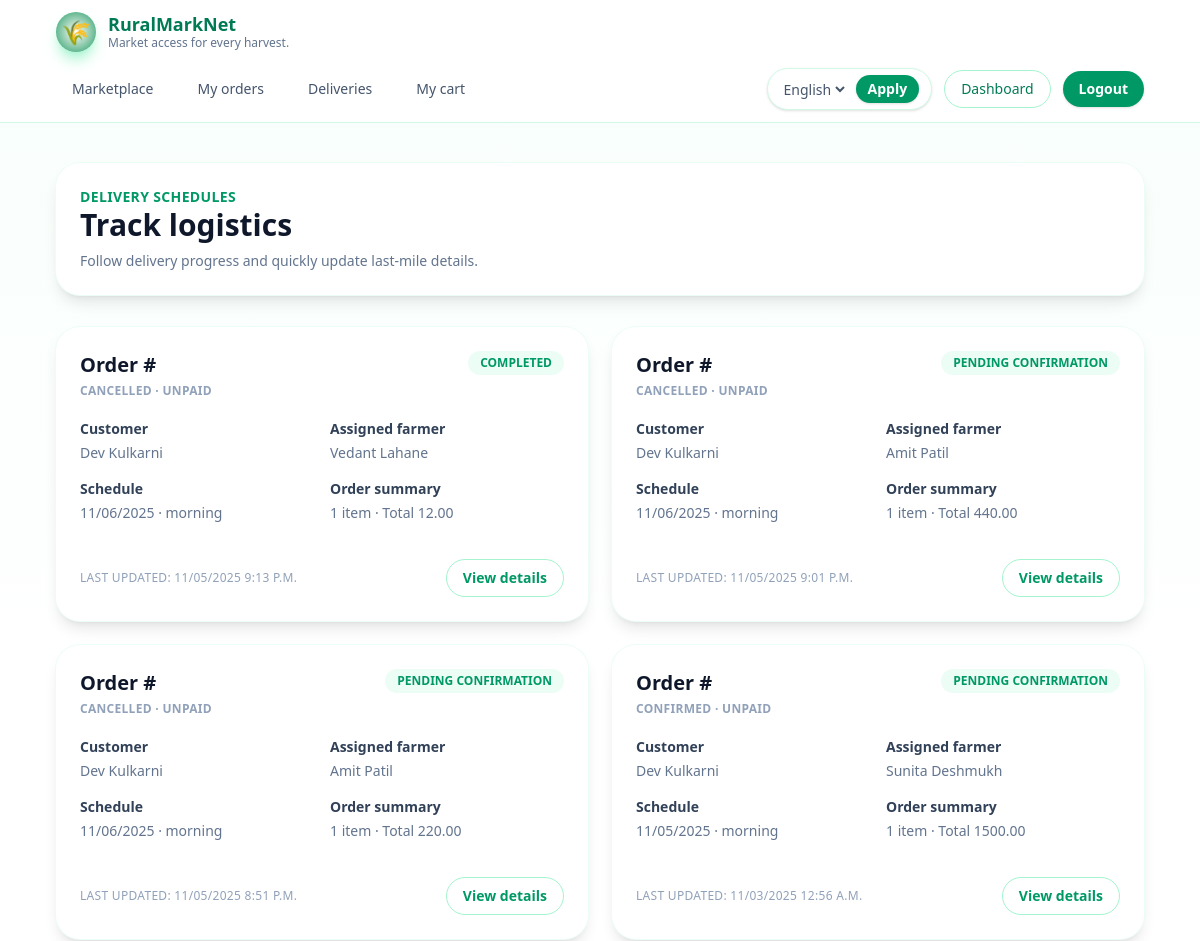
Before: /deliveries/ (signed in, upper part) with the older database file.
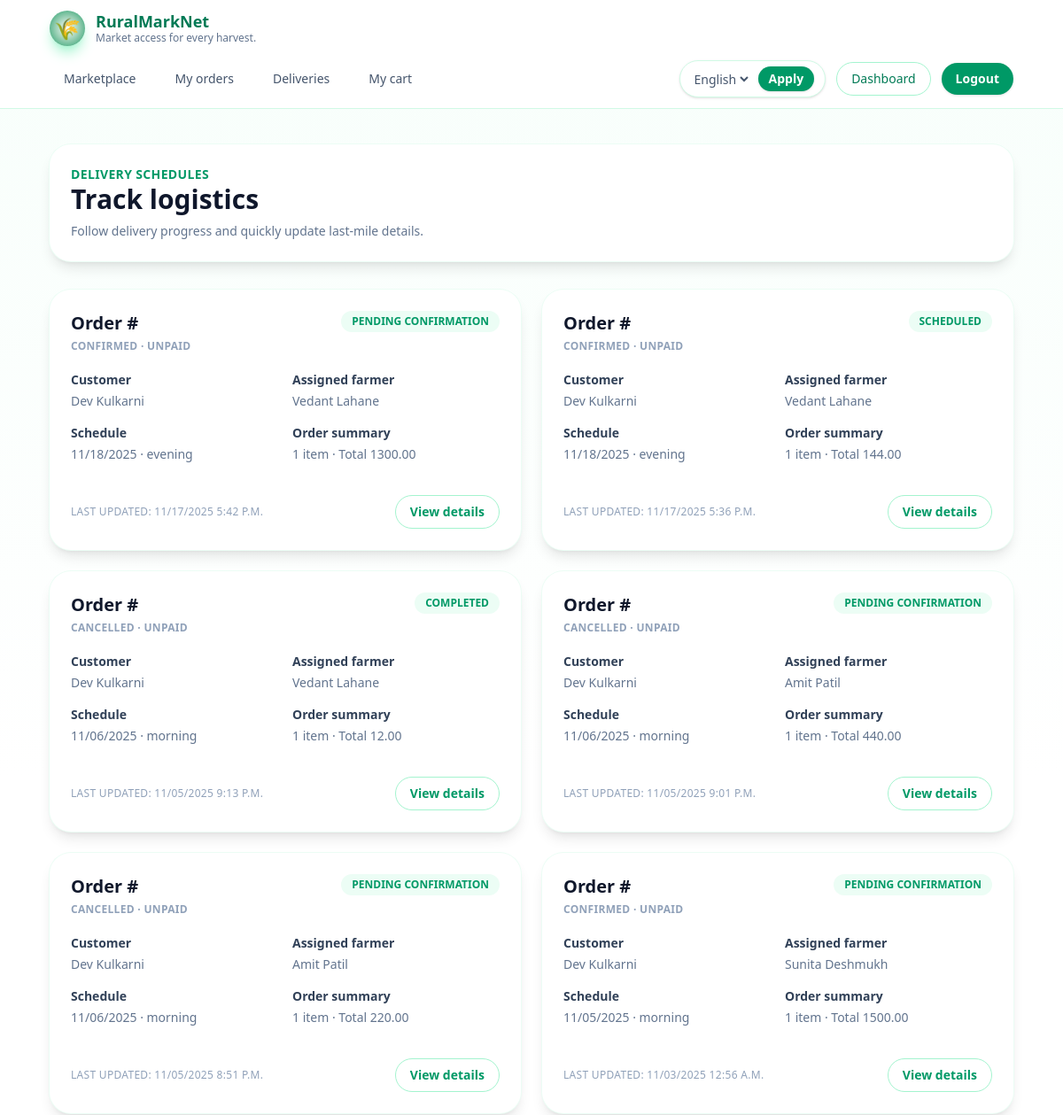
After: the same page with the newer database file.
### deliveries/models.py (models this page shows, shortened)
class Delivery(models.Model):
    class Status(models.TextChoices):
        PENDING = "pending", _("Pending confirmation")
        SCHEDULED = "scheduled", _("Scheduled")
        IN_TRANSIT = "in_transit", _("In transit")
        COMPLETED = "completed", _("Completed")
        CANCELLED = "cancelled", _("Cancelled")
    order = models.OneToOneField(Order, on_delete=models.CASCADE, related_name="delivery")
    driver_name = models.CharField(max_length=120, blank=True)
    contact_number = models.CharField(max_length=20, blank=True)
    status = models.CharField(max_length=20, choices=Status.choices, default=Status.PENDING)
    assigned_farmer = models.ForeignKey(
        settings.AUTH_USER_MODEL,
        on_delete=models.SET_NULL,
        null=True,
        blank=True,
        related_name="deliveries",
    )
    updated_at = models.DateTimeField(auto_now=True)
    class Meta:
        ordering = ["-updated_at"]

### orders/models.py (models this page shows, shortened)
class Order(models.Model):
    class Status(models.TextChoices):
        CART = "cart", _("Cart")
        PENDING = "pending", _("Pending")
        CONFIRMED = "confirmed", _("Confirmed")
        SHIPPED = "shipped", _("Shipped")
        DELIVERED = "delivered", _("Delivered")
        CANCELLED = "cancelled", _("Cancelled")
    class PaymentStatus(models.TextChoices):
        UNPAID = "unpaid", _("Unpaid")
        PAID = "paid", _("Paid")
        REFUNDED = "refunded", _("Refunded")
        FAILED = "failed", _("Failed")
    customer = models.ForeignKey(
        settings.AUTH_USER_MODEL,
        on_delete=models.CASCADE,
        related_name="orders",
    )
    status = models.CharField(
        max_length=20, choices=Status.choices, default=Status.CART
    )
    payment_status = models.CharField(
        max_length=20, choices=PaymentStatus.choices, default=PaymentStatus.UNPAID
    )
    total_amount = models.DecimalField(max_digits=10, decimal_places=2, default=0)
    delivery_address = models.TextField(blank=True)
    scheduled_date = models.DateField(null=True, blank=True)
    scheduled_window = models.CharField(max_length=50, blank=True)
    notes = models.TextField(blank=True)
    created_at = models.DateTimeField(auto_now_add=True)
    updated_at = models.DateTimeField(auto_now=True)
    class Meta:
        ordering = ["-created_at"]

### accounts/models.py (models this page shows, shortened)
class User(AbstractUser):
    class Roles(models.TextChoices):
        FARMER = "farmer", _("Farmer")
        CUSTOMER = "customer", _("Customer")
        ADMIN = "admin", _("Administrator")
    PREFERRED_LANGUAGE_CHOICES = (
        ("en", _("English")),
        ("hi", _("Hindi")),
        ("mr", _("Marathi")),
    )
    role = models.CharField(
        max_length=20,
        choices=Roles.choices,
        default=Roles.CUSTOMER,
        help_text=_("Determines the level of access within the platform."),
    )
    phone_number = models.CharField(
        max_length=20,
        blank=True,
        help_text=_("Optional contact number for delivery coordination."),
    )
    preferred_language = models.CharField(
        max_length=8,
        choices=PREFERRED_LANGUAGE_CHOICES,
        default="en",
        help_text=_("Preferred language for the interface."),
    )
    address = models.TextField(blank=True)
    accepted_payment_methods = models.JSONField(
        default=None,
        blank=True,
        null=True,
        help_text=_("Payment method codes this farmer chooses to accept."),
    )
    email_verified = models.BooleanField(
        default=False,
        help_text=_("Indicates whether the user has confirmed their email address."),
    )
    @property
    def is_customer(self) -> bool:
        return self.role == self.Roles.CUSTOMER

### deliveries/views.py (the view)
# urls.py: path("", CustomerDeliveryListView.as_view(), name="list"),
class CustomerDeliveryListView(CustomerRequiredMixin, BaseDeliveryListView):
    detail_url_name = "deliveries:detail"
    def get_queryset(self):  # type: ignore[override]
        return (
            Delivery.objects.select_related("order", "assigned_farmer")
            .prefetch_related("order__items__product")
            .filter(order__customer=self.request.user)
            .exclude(status=Delivery.Status.CANCELLED)
            .order_by("-updated_at")
        )

### products/forms.py
class ProductFilterForm(forms.Form):
    search = forms.CharField(required=False, label=_("Search"))
    category = forms.ChoiceField(
        required=False,
        choices=[("", _("All categories"))] + list(Product.Categories.choices),
    )
    min_price = forms.DecimalField(required=False, min_value=0, label=_("Min price"))
    max_price = forms.DecimalField(required=False, min_value=0, label=_("Max price"))
    available = forms.BooleanField(required=False, initial=True, label=_("In stock"))

### accounts/mixins.py (called while the page is built)
    def test_func(self) -> bool:  # noqa: D401
        request = getattr(self, "request", None)
        user = getattr(request, "user", None)
        return bool(
            getattr(user, "is_authenticated", False)
            and getattr(user, "is_customer", False)
            and not getattr(user, "is_staff", False)
        )

### deliveries/views.py (called while the page is built)
    def get_context_data(self, **kwargs: Any) -> dict[str, Any]:  # type: ignore[override]
        context = super().get_context_data(**kwargs)
        context["detail_url_name"] = self.detail_url_name
        return context

### deliveries/templates/deliveries/delivery_list.html (shortened to what this page needs)
{% extends "base.html" %}
{% load i18n l10n %}
{% block content %}
<section class="space-y-8">
    <div class="rounded-3xl bg-white p-6 shadow-lg ring-1 ring-emerald-50">
        <p class="text-sm font-semibold uppercase tracking-wide text-emerald-600">{% trans "Delivery schedules" %}</p>
        <h1 class="text-3xl font-semibold text-slate-900">{% trans "Track logistics" %}</h1>
        <p class="mt-2 text-sm text-slate-500">{% trans "Follow delivery progress and quickly update last-mile details." %}</p>
    </div>
    {% if deliveries %}
        <div class="grid gap-6 md:grid-cols-2">
            {% for delivery in deliveries %}
                <article class="flex h-full flex-col gap-5 rounded-3xl bg-white p-6 shadow-lg ring-1 ring-emerald-50">
                    <div class="flex items-start justify-between gap-4">
                        <div>
                            <h2 class="text-xl font-semibold text-slate-900">{% blocktrans %}Order #{{ delivery.order_id }}{% endblocktrans %}</h2>
                            <p class="mt-1 text-xs font-semibold uppercase tracking-wide text-slate-400">
                                {{ delivery.order.get_status_display }} · {{ delivery.order.get_payment_status_display }}
                            </p>
                        </div>
                        <span class="rounded-full bg-emerald-50 px-3 py-1 text-xs font-semibold uppercase text-emerald-600">{{ delivery.get_status_display }}</span>
                    </div>
                    <dl class="grid gap-4 text-sm text-slate-600 sm:grid-cols-2">
                        <div>
                            <dt class="font-semibold text-slate-700">{% trans "Customer" %}</dt>
                            <dd class="mt-1 text-slate-500">
                                {{ delivery.order.customer.get_full_name|default:delivery.order.customer.username }}
                            </dd>
                        </div>
                        {% if delivery.assigned_farmer %}
                            <div>
                                <dt class="font-semibold text-slate-700">{% trans "Assigned farmer" %}</dt>
                                <dd class="mt-1 text-slate-500">
                                    {{ delivery.assigned_farmer.get_full_name|default:delivery.assigned_farmer.username }}
                                </dd>
                            </div>
                        {% endif %}
                        <div>
                            <dt class="font-semibold text-slate-700">{% trans "Schedule" %}</dt>
                            <dd class="mt-1 text-slate-500">
                                {% if delivery.order.scheduled_date %}
                                    {{ delivery.order.scheduled_date|date:"SHORT_DATE_FORMAT" }}
                                    {% if delivery.order.scheduled_window %}
                                        · {{ delivery.order.scheduled_window }}
                                    {% endif %}
                                {% else %}
                                    {% trans "Not set" %}
                                {% endif %}
                            </dd>
                        </div>
                        <div>
                            <dt class="font-semibold text-slate-700">{% trans "Order summary" %}</dt>
                            <dd class="mt-1 text-slate-500">
                            </dd>
                        </div>
                    </dl>
                    <div class="mt-auto flex flex-wrap items-center justify-between gap-3 pt-4">
                        <p class="text-xs uppercase tracking-wide text-slate-400">{% trans "Last updated" %}: {{ delivery.updated_at|date:"SHORT_DATETIME_FORMAT" }}</p>
                        <a href="{% url detail_url_name delivery.pk %}" class="inline-flex items-center gap-2 rounded-full border border-emerald-200 px-4 py-2 text-sm font-semibold text-emerald-600 transition hover:border-emerald-400 hover:text-emerald-500">{% trans "View details" %}</a>
                    </div>
                </article>
            {% endfor %}
        </div>
    {% endif %}
</section>
{% endblock %}

Changed rows visible on the page:
added Delivery: order.status "CONFIRMED", order.payment_status "UNPAID", status "PENDING CONFIRMATION", order.customer.get_full_name "Dev Kulkarni", assigned_farmer.get_full_name "Vedant Lahane", order.scheduled_date "11/18/2025", order.scheduled_window "evening", updated_at "11/17/2025 5:42 P.M."
added Delivery: order.status "CONFIRMED", order.payment_status "UNPAID", status "SCHEDULED", order.customer.get_full_name "Dev Kulkarni", assigned_farmer.get_full_name "Vedant Lahane", order.scheduled_date "11/18/2025", order.scheduled_window "evening", updated_at "11/17/2025 5:36 P.M."
